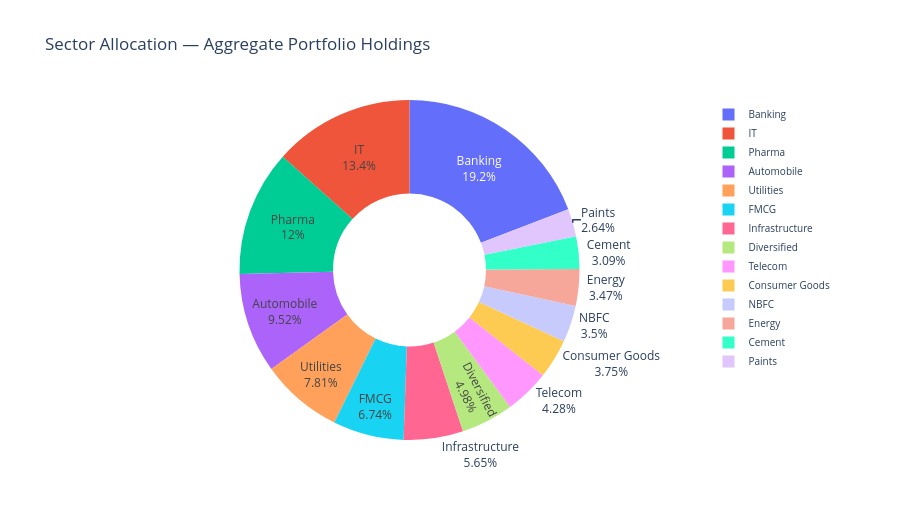

This figure's notebook cell:
### Code cell
sector_weights = (
    holdings.groupby('sector')['weight_pct']
    .sum()
    .sort_values(ascending=False)
    .reset_index()
)

fig = go.Figure(go.Pie(
    labels=sector_weights['sector'],
    values=sector_weights['weight_pct'],
    hole=0.45,
    textinfo='label+percent',
    hovertemplate='%{label}<br>Weight: %{value:.2f}%<extra></extra>'
))

fig.update_layout(
    title='Sector Allocation — Aggregate Portfolio Holdings',
    height=520,
    showlegend=True,
    legend=dict(font=dict(size=10))
)

# ✅ Save using BASE path
fig.write_image(os.path.join(CHARTS, 'chart9_sector_donut.png'))
fig.show()
print("✅ Chart 9 saved →", os.path.join(CHARTS, 'chart9_sector_donut.png'))

### Figure 1 — Plotly figure (JSON) as saved in the notebook; plotly's stock layout.template omitted (floating-point values rounded to 4 significant figures)
{"data": [{"hole": 0.45, "hovertemplate": "%{label}<br>Weight: %{value:.2f}%<extra></extra>", "labels": ["Banking", "IT", "Pharma", "Automobile", "Utilities", "FMCG", "Infrastructure", "Diversified", "Telecom", "Consumer Goods", "NBFC", "Energy", "Cement", "Paints"], "textinfo": "label+percent", "type": "pie", "values": [652.3, 455.5, 407.4, 323.6, 265.5, 229.1, 192.2, 169.2, 145.6, 127.6, 119.1, 117.9, 105.0, 89.86]}], "layout": {"height": 520, "legend": {"font": {"size": 10}}, "showlegend": true, "title": {"text": "Sector Allocation — Aggregate Portfolio Holdings"}}}
